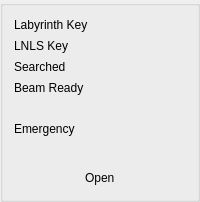
         <widget class="QGroupBox" name="groupBox">
          <property name="maximumSize">
           <size>
            <width>16777215</width>
            <height>205</height>
           </size>
          </property>
          <layout class="QVBoxLayout" name="verticalLayout_4">
           <item>
            <layout class="QHBoxLayout" name="horizontalLayout_2">
             <item>
              <widget class="QLabel" name="label_31">
               <property name="font">
                <font>
                 <pointsize>9</pointsize>
                </font>
               </property>
               <property name="text">
                <string>Labyrinth Key</string>
               </property>
              </widget>
             </item>
             <item>
              <widget class="QLabel" name="label_51">
               <property name="minimumSize">
                <size>
                 <width>15</width>
                 <height>15</height>
                </size>
               </property>
               <property name="maximumSize">
                <size>
                 <width>15</width>
                 <height>15</height>
                </size>
               </property>
               <property name="text">
                <string/>
               </property>
               <property name="pixmap">
                <pixmap>images/led_green.png</pixmap>
               </property>
               <property name="scaledContents">
                <bool>true</bool>
               </property>
              </widget>
             </item>
            </layout>
           </item>
           <item>
            <layout class="QHBoxLayout" name="horizontalLayout_3">
             <item>
              <widget class="QLabel" name="label_32">
               <property name="font">
                <font>
                 <pointsize>9</pointsize>
                </font>
               </property>
               <property name="text">
                <string>LNLS Key</string>
               </property>
              </widget>
             </item>
             <item>
              <widget class="QLabel" name="label_52">
               <property name="minimumSize">
                <size>
                 <width>15</width>
                 <height>15</height>
                </size>
               </property>
               <property name="maximumSize">
                <size>
                 <width>15</width>
                 <height>15</height>
                </size>
               </property>
               <property name="text">
                <string/>
               </property>
               <property name="pixmap">
                <pixmap>images/led_green.png</pixmap>
               </property>
               <property name="scaledContents">
                <bool>true</bool>
               </property>
              </widget>
             </item>
            </layout>
           </item>
           <item>
            <layout class="QHBoxLayout" name="horizontalLayout_4">
             <item>
              <widget class="QLabel" name="label_33">
               <property name="font">
                <font>
                 <pointsize>9</pointsize>
                </font>
               </property>
               <property name="text">
                <string>Searched</string>
               </property>
              </widget>
             </item>
             <item>
              <widget class="QLabel" name="label_53">
               <property name="minimumSize">
                <size>
                 <width>15</width>
                 <height>15</height>
                </size>
               </property>
               <property name="maximumSize">
                <size>
                 <width>15</width>
                 <height>15</height>
                </size>
               </property>
               <property name="text">
                <string/>
               </property>
               <property name="pixmap">
                <pixmap>images/led_red.png</pixmap>
               </property>
               <property name="scaledContents">
                <bool>true</bool>
               </property>
              </widget>
             </item>
            </layout>
           </item>
           <item>
            <layout class="QHBoxLayout" name="horizontalLayout_5">
             <item>
              <widget class="QLabel" name="label_34">
               <property name="font">
                <font>
                 <pointsize>9</pointsize>
                </font>
               </property>
               <property name="text">
                <string>Beam Ready</string>
               </property>
              </widget>
             </item>
             <item>
              <widget class="QLabel" name="label_54">
               <property name="minimumSize">
                <size>
                 <width>15</width>
                 <height>15</height>
                </size>
               </property>
               <property name="maximumSize">
                <size>
                 <width>15</width>
                 <height>15</height>
                </size>
               </property>
               <property name="text">
                <string/>
               </property>
               <property name="pixmap">
                <pixmap>images/led_red.png</pixmap>
               </property>
               <property name="scaledContents">
                <bool>true</bool>
               </property>
              </widget>
             </item>
            </layout>
           </item>
           <item>
            <widget class="QLabel" name="label_35">
             <property name="font">
              <font>
               <pointsize>9</pointsize>
              </font>
             </property>
             <property name="text">
              <string/>
             </property>
            </widget>
           </item>
           <item>
            <layout class="QHBoxLayout" name="horizontalLayout_6">
             <item>
              <widget class="QLabel" name="label_36">
               <property name="font">
                <font>
                 <pointsize>9</pointsize>
                </font>
               </property>
               <property name="text">
                <string>Emergency</string>
               </property>
              </widget>
             </item>
             <item>
              <widget class="QLabel" name="label_55">
               <property name="minimumSize">
                <size>
                 <width>15</width>
                 <height>15</height>
                </size>
               </property>
               <property name="maximumSize">
                <size>
                 <width>15</width>
                 <height>15</height>
                </size>
               </property>
               <property name="text">
                <string/>
               </property>
               <property name="pixmap">
                <pixmap>images/led_green.png</pixmap>
               </property>
               <property name="scaledContents">
                <bool>true</bool>
               </property>
              </widget>
             </item>
            </layout>
           </item>
           <item>
            <layout class="QHBoxLayout" name="horizontalLayout_7">
             <item>
              <spacer name="horizontalSpacer">
               <property name="orientation">
                <enum>Qt::Horizontal</enum>
               </property>
               <property name="sizeHint" stdset="0">
                <size>
                 <width>40</width>
                 <height>20</height>
                </size>
               </property>
              </spacer>
             </item>
             <item>
              <widget class="QLabel" name="label_37">
               <property name="minimumSize">
                <size>
                 <width>30</width>
                 <height>7</height>
                </size>
               </property>
               <property name="maximumSize">
                <size>
                 <width>30</width>
                 <height>7</height>
                </size>
               </property>
               <property name="font">
                <font>
                 <pointsize>9</pointsize>
                </font>
               </property>
               <property name="text">
                <string/>
               </property>
               <property name="pixmap">
                <pixmap>images/barra_vermelha_v2.png</pixmap>
               </property>
              </widget>
             </item>
             <item>
              <spacer name="horizontalSpacer_2">
               <property name="orientation">
                <enum>Qt::Horizontal</enum>
               </property>
               <property name="sizeHint" stdset="0">
                <size>
                 <width>40</width>
                 <height>20</height>
                </size>
               </property>
              </spacer>
             </item>
            </layout>
           </item>
           <item>
            <layout class="QHBoxLayout" name="horizontalLayout_27">
             <item>
              <spacer name="horizontalSpacer_9">
               <property name="orientation">
                <enum>Qt::Horizontal</enum>
               </property>
               <property name="sizeHint" stdset="0">
                <size>
                 <width>40</width>
                 <height>20</height>
                </size>
               </property>
              </spacer>
             </item>
             <item>
              <widget class="QLabel" name="label_81">
               <property name="font">
                <font>
                 <pointsize>9</pointsize>
                </font>
               </property>
               <property name="text">
                <string>Open</string>
               </property>
              </widget>
             </item>
             <item>
              <spacer name="horizontalSpacer_10">
               <property name="orientation">
                <enum>Qt::Horizontal</enum>
               </property>
               <property name="sizeHint" stdset="0">
                <size>
                 <width>40</width>
                 <height>20</height>
                </size>
               </property>
              </spacer>
             </item>
            </layout>
           </item>
          </layout>
         </widget>
